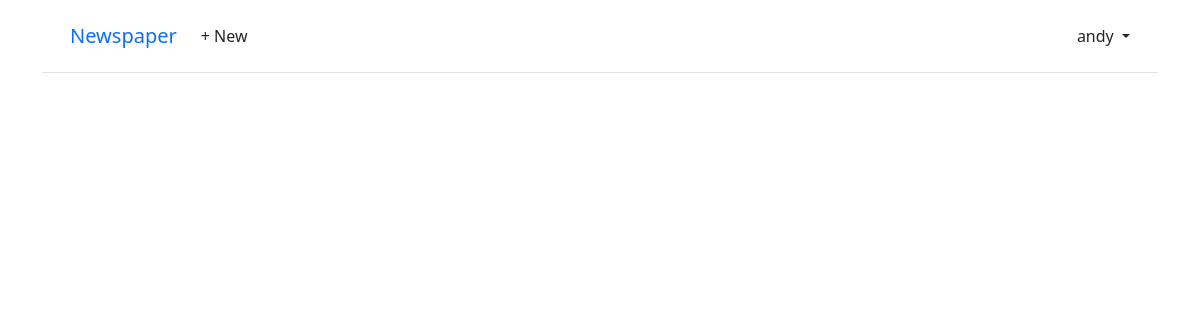
The page /articles/ (signed in) on the database as committed earlier.
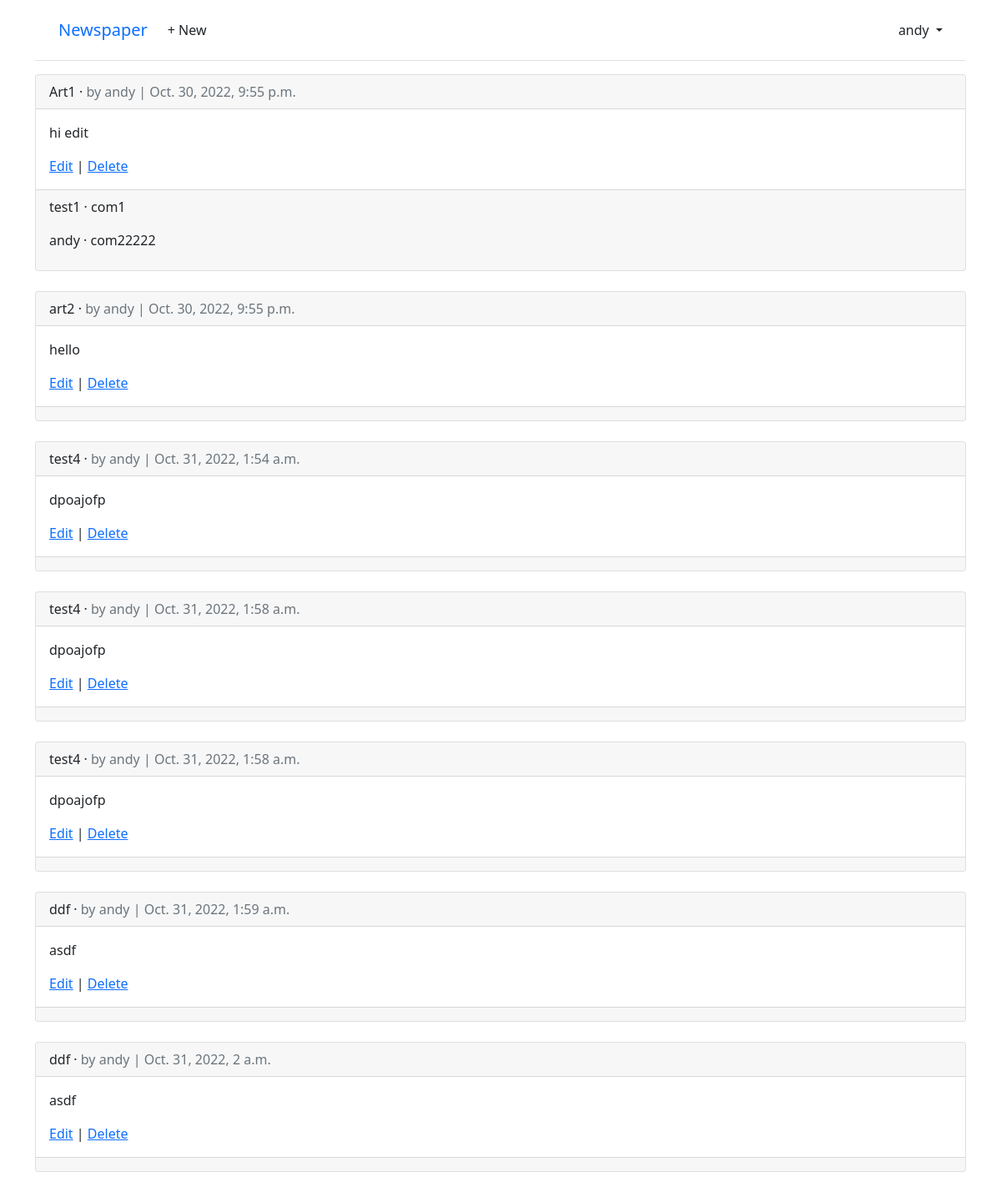
The same page on the database as committed later.
### accounts/models.py (models this page shows)
class CustomUser(AbstractUser):
    age = models.PositiveIntegerField(null=True, blank=True)

### articles/models.py (models this page shows, shortened)
class Article(models.Model):
    title = models.CharField(max_length=255)
    body = models.TextField()
    date = models.DateTimeField(auto_now_add=True)
    author = models.ForeignKey(
        settings.AUTH_USER_MODEL,
        on_delete=models.CASCADE,
    )

class Comment(models.Model):
    article = models.ForeignKey(Article, on_delete=models.CASCADE)
    comment = models.CharField(max_length=140)
    author = models.ForeignKey(settings.AUTH_USER_MODEL, on_delete=models.CASCADE)
    def __str__(self):
        return self.comment

### articles/views.py (the view)
# urls.py: path("", ArticleListView.as_view(), name="article_list"),
class ArticleListView(LoginRequiredMixin, ListView):
    model = Article
    template_name = "article_list.html"

### templates/article_list.html (shortened to what this page needs)
{% extends "base.html" %}
{% block content %}
{% for article in article_list %}
<div class="card">
    <div class="card-header">
        <span class="font-weight-bold">{{ article.title }}</span> &middot;
        <span class="text-muted">by {{ article.author }} |
            {{ article.date }}</span>
    </div>
    <div class="card-body">
        <p>{{ article.body }}</p>
        <a href="{% url 'article_edit' article.pk %}">Edit</a> |
        <a href="{% url 'article_delete' article.pk %}">Delete</a>
    </div>
    <div class="card-footer">
        {% for comment in article.comment_set.all %}
        <p>
            <span class="font-weight-bold">
                {{ comment.author }} &middot;
            </span>
            {{ comment }}
        </p>
        {% endfor %}
    </div>
</div>
<br />
{% endfor %}
{% endblock content %}

### templates/base.html (shortened to what this page needs)
<!DOCTYPE html>
<html>
<head>
    <link href="https://cdn.jsdelivr.net/npm/bootstrap@5.1.3/dist/css/bootstrap.min.css" rel="stylesheet"
>
</head>
<body>
    <div class="container">
        <header class="p-3 mb-3 border-bottom">
            <div class="container">
                <div class="d-flex flex-wrap align-items-center justify-content-center
            justify-content-lg-start">
                    <a class="navbar-brand" href="{% url 'home' %}">Newspaper</a>
                    <ul class="nav col-12 col-lg-auto me-lg-auto mb-2 justify-content-center
              mb-md-0">
                        {% if user.is_authenticated %}
                        <li><a href="{% url 'article_new' %}" class="nav-link px-2 link-dark">+ New</a></li>
                    </ul>
                    <div class="dropdown text-end">
                        <a href="#" class="d-block link-dark text-decoration-none dropdown-toggle" id="dropdownUser1"
                            data-bs-toggle="dropdown" aria-expanded="false">
                            {{ user.username }}
                        </a>
                    </div>
                    {% endif %}
                </div>
            </div>
        </header>
        <main>
            {% block content %}
            {% endblock content %}
        </main>
    </div>
</body>
</html>

Rows that differ between the two databases and show on the page:
added Article: title "Art1", author "andy", date "Oct. 30, 2022, 9:55 p.m.", body "hi edit"
added Comment: author "test1", comment "com1"
added Comment: author "andy", comment "com22222"
added Article: title "art2", author "andy", date "Oct. 30, 2022, 9:55 p.m.", body "hello"
added Article: title "test4", author "andy", date "Oct. 31, 2022, 1:54 a.m.", body "dpoajofp"
added Article: title "test4", author "andy", date "Oct. 31, 2022, 1:58 a.m.", body "dpoajofp"
added Article: title "test4", author "andy", date "Oct. 31, 2022, 1:58 a.m.", body "dpoajofp"
added Article: title "ddf", author "andy", date "Oct. 31, 2022, 1:59 a.m.", body "asdf"
added Article: title "ddf", author "andy", date "Oct. 31, 2022, 2 a.m.", body "asdf"
